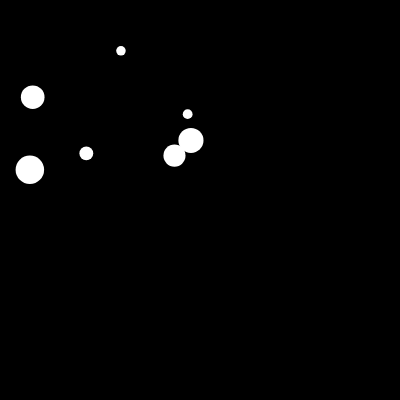
Frame 1 (no input)
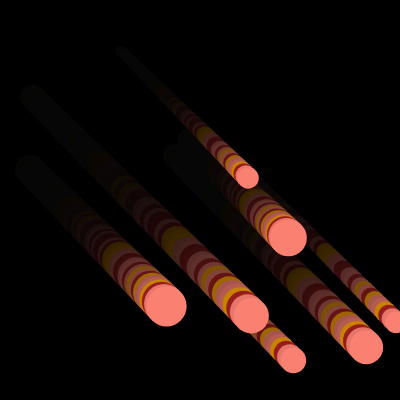
Frame 60 (no input)
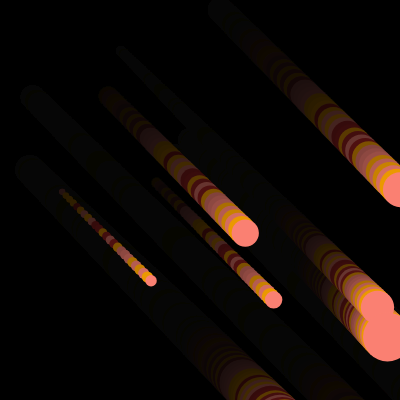
Frame 120 (the mouse pressed at the canvas centre since frame 60)

The p5.js sketch that drew these frames (run headless with seeded random() and noise() and a simulated clock; from frame 60 on, the mouse is pressed at the canvas centre):

// p5.js sketch
// ── sketch.js
let canvasBase = 400;

let comets = [];

function createRandomComet() {
  let comet = {
    x: random(0, canvasBase),
    y: random(0, 0.5 * canvasBase),
    diameter: random(5, 30),
    velocity: random(1.5, 4),
  };

  comets.push(comet);
}

function setup() {
  createCanvas(canvasBase, canvasBase);
  background("black");

  noStroke();

  let cometCount = random(4, 8);
  for (let i = 0; i < cometCount; i++) {
    createRandomComet();
  }
}

function draw() {
  background(0, 0, 0, 20);

  for (let i = 0; i < comets.length; i++) {
    renderComet(comets[i], canvasBase);
  }
  let colors = ["firebrick", "salmon", "orange"];
  let color = random(colors);
  fill(color);
}

function renderComet(comet, threshold) {
  threshold = threshold + comet.diameter;
  comet.x = comet.x + comet.velocity;
  comet.y = comet.y + comet.velocity;

  circle(comet.x, comet.y, (comet.diameter += 0.2));

  if (comet.x > threshold || comet.y > threshold) {
    comet.x = random(0, canvasBase);
    comet.y = random(0, 0.5 * canvasBase);
    comet.diameter = random(5, 30);
  }
}
